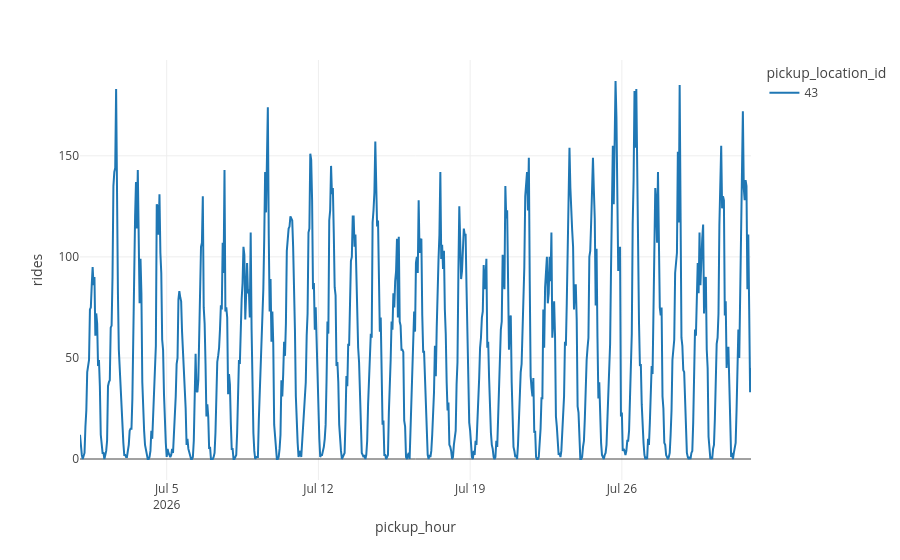

Notebook code cell kept with this figure:
### Code cell
# plot the data for cental park
plot_rides(agg_rides_all_slots, locations=[43])

### Figure 1 — Plotly figure (JSON) as saved in the notebook; plotly's stock layout.template omitted (floating-point values rounded to 4 significant figures; data arrays with more than 128 entries replaced by an {"elided": "..."} marker saying what was removed)
{"data": [{"hovertemplate": "pickup_location_id=43<br>pickup_hour=%{x}<br>rides=%{y}<extra></extra>", "legendgroup": "43", "line": {"color": "#1F77B4", "dash": "solid"}, "marker": {"symbol": "circle"}, "mode": "lines", "name": "43", "orientation": "v", "showlegend": true, "type": "scatter", "x": {"elided": "744 str values"}, "xaxis": "x", "y": {"elided": "744 int values"}, "yaxis": "y"}], "layout": {"legend": {"title": {"text": "pickup_location_id"}, "tracegroupgap": 0}, "margin": {"t": 60}, "xaxis": {"anchor": "y", "domain": [0, 1], "title": {"text": "pickup_hour"}}, "yaxis": {"anchor": "x", "domain": [0, 1], "title": {"text": "rides"}}}}
